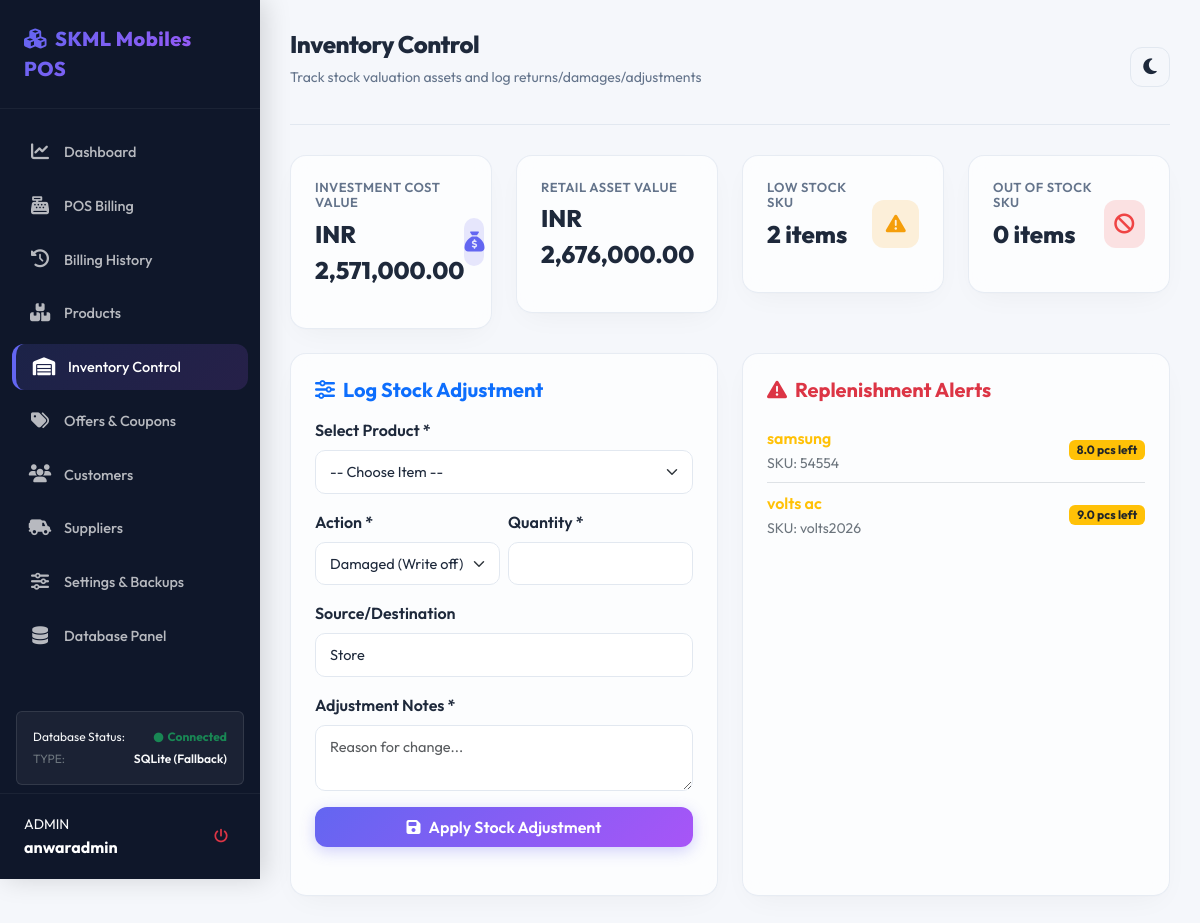
The app's page /inventory (signed in) with its own data.
### tables this page shows
CREATE TABLE users (
    id INTEGER PRIMARY KEY AUTOINCREMENT,
    username TEXT UNIQUE NOT NULL,
    password_hash TEXT NOT NULL,
    role TEXT CHECK(role IN ('Admin', 'Employee', 'Cashier')) NOT NULL,
    email TEXT,
    status TEXT DEFAULT 'active' CHECK(status IN ('active', 'inactive')),
    created_at TIMESTAMP DEFAULT CURRENT_TIMESTAMP
, full_name TEXT, phone TEXT, last_login TIMESTAMP);

CREATE TABLE products (
    id INTEGER PRIMARY KEY AUTOINCREMENT,
    name TEXT NOT NULL,
    product_id TEXT UNIQUE NOT NULL,
    barcode TEXT UNIQUE,
    qrcode TEXT UNIQUE,
    category TEXT,
    brand TEXT,
    supplier_id INTEGER,
    purchase_price REAL NOT NULL,
    mrp REAL NOT NULL,
    selling_price REAL NOT NULL,
    gst REAL DEFAULT 0.0,            -- in percentage, e.g., 18.0
    discount REAL DEFAULT 0.0,       -- product-specific percentage discount
    quantity REAL NOT NULL DEFAULT 0.0,
    unit TEXT DEFAULT 'pcs',         -- e.g., pcs, kg, ltr, box
    weight REAL,                     -- in grams/kg
    expiry_date TEXT,                -- YYYY-MM-DD
    mfg_date TEXT,                   -- YYYY-MM-DD
    description TEXT,
    image_path TEXT,
    created_at TIMESTAMP DEFAULT CURRENT_TIMESTAMP, stock_status TEXT, updated_at TIMESTAMP,
    FOREIGN KEY (supplier_id) REFERENCES suppliers(id) ON DELETE SET NULL
);

### routes/inventory.py (the view, shortened to what this page needs)
@inventory_bp.route('/inventory', methods=['GET', 'POST'])
@login_required
@role_required('Employee')
def index():
    products = Product.get_all()
    total_cost_val = sum(p.purchase_price * p.quantity for p in products)
    total_retail_val = sum(p.selling_price * p.quantity for p in products)
    low_stock_items = Product.get_low_stock(threshold=10)
    out_of_stock_items = Product.get_out_of_stock()
    return render_template(
        'inventory.html',
        products=products,
        total_cost_val=total_cost_val,
        total_retail_val=total_retail_val,
        low_stock_items=low_stock_items,
        out_of_stock_items=out_of_stock_items
    )

### database/db.py (called while the page is built)
def get_db_status():
    return DB_STATUS

def translate_query(query, is_sqlite):
    if is_sqlite:
        return query.replace('%s', '?')
    return query

def query_db(query, args=(), one=False):
    conn = get_connection()
    is_sqlite = (_CHOSEN_DB_TYPE == 'SQLite')
    query = translate_query(query, is_sqlite)
    if is_sqlite:
        cur = conn.cursor()
    else:
        cur = conn.cursor(pymysql.cursors.DictCursor)
    try:
        cur.execute(query, args)
        rv = cur.fetchall()
        cur.close()
        conn.close()
        if is_sqlite:
            res = [dict(row) for row in rv]
        else:
            res = list(rv)
        return (res[0] if res else None) if one else res
    except Exception as e:
        cur.close()
        conn.close()
        raise e

### models/product.py (called while the page is built)
    @classmethod
    def get_all(cls):
        rows = query_db("SELECT * FROM products ORDER BY id DESC")
        return [cls(**r) for r in rows]

    @classmethod
    def get_low_stock(cls, threshold=10.0):
        rows = query_db("SELECT * FROM products WHERE quantity <= %s AND quantity > 0 ORDER BY quantity ASC", (threshold,))
        return [cls(**row) for row in rows]

    @classmethod
    def get_out_of_stock(cls):
        rows = query_db("SELECT * FROM products WHERE quantity <= 0 ORDER BY id DESC")
        return [cls(**row) for row in rows]

### models/user.py (called while the page is built)
    @classmethod
    def get_by_id(cls, user_id):
        u = query_db("SELECT * FROM users WHERE id = %s", (user_id,), one=True)
        if u:
            return cls(
                id=u['id'],
                username=u['username'],
                role=u['role'],
                email=u['email'],
                status=u['status'],
                full_name=u['full_name'],
                phone=u['phone'],
                last_login=u['last_login'],
                created_at=u.get('created_at')
            )
        return None

    def has_permission(self, required_role):
        role_hierarchy = {
            'Admin': ['Admin', 'Employee', 'Cashier'],
            'Employee': ['Employee', 'Cashier'],
            'Cashier': ['Cashier']
        }
        user_allowed_roles = role_hierarchy.get(self.role, [])
        return required_role in user_allowed_roles

### templates/inventory.html (shortened to what this page needs)
{% extends "base.html" %}
{% block page_title %}Inventory Control{% endblock %}
{% block page_subtitle %}Track stock valuation assets and log returns/damages/adjustments{% endblock %}
{% block content %}
<div class="container-fluid p-0">
    <div class="row g-4 mb-4">
        <div class="col-md-3">
            <div class="glass-card stat-card">
                <div class="stat-info">
                    <h3>Investment Cost Value</h3>
                    <p>INR {{ "{:,.2f}".format(total_cost_val) }}</p>
                </div>
                <div class="stat-icon primary">
                    <i class="fas fa-sack-dollar"></i>
                </div>
            </div>
        </div>
        <div class="col-md-3">
            <div class="glass-card stat-card">
                <div class="stat-info">
                    <h3>Retail Asset Value</h3>
                    <p>INR {{ "{:,.2f}".format(total_retail_val) }}</p>
                </div>
            </div>
        </div>
        <div class="col-md-3">
            <div class="glass-card stat-card">
                <div class="stat-info">
                    <h3>Low Stock SKU</h3>
                    <p>{{ low_stock_items|length }} items</p>
                </div>
                <div class="stat-icon warning">
                    <i class="fas fa-triangle-exclamation"></i>
                </div>
            </div>
        </div>
        <div class="col-md-3">
            <div class="glass-card stat-card">
                <div class="stat-info">
                    <h3>Out of Stock SKU</h3>
                    <p>{{ out_of_stock_items|length }} items</p>
                </div>
                <div class="stat-icon danger">
                    <i class="fas fa-ban"></i>
                </div>
            </div>
        </div>
    </div>
    <div class="row g-4">
        <div class="col-md-6">
            <div class="glass-card mb-4" style="height: 100%;">
                <h5 class="fw-bold mb-3 text-primary"><i class="fas fa-sliders me-2 text-indigo"></i>Log Stock Adjustment</h5>
                <form action="{{ url_for('inventory.index') }}" method="POST">
                    <div class="mb-3">
                        <label class="form-label fw-semibold">Select Product *</label>
                        <select class="form-select" name="product_id" required>
                            <option value="">-- Choose Item --</option>
                        </select>
                    </div>
                    <div class="mb-3 row g-2">
                        <div class="col-6">
                            <label class="form-label fw-semibold">Action *</label>
                            <select class="form-select" name="action" required>
                                <option value="Damaged">Damaged (Write off)</option>
                            </select>
                        </div>
                        <div class="col-6">
                            <label class="form-label fw-semibold">Quantity *</label>
                            <input type="number" step="any" class="form-control" name="quantity" min="0.01" required>
                        </div>
                    </div>
                    <div class="mb-3">
                        <label class="form-label fw-semibold">Source/Destination</label>
                        <input type="text" class="form-control" name="source_dest" value="Store" placeholder="Store, Warehouse, Returnee">
                    </div>
                    <div class="mb-3">
                        <label class="form-label fw-semibold">Adjustment Notes *</label>
                        <textarea class="form-control" name="notes" rows="2" placeholder="Reason for change..." required></textarea>
                    </div>
                    <button type="submit" class="btn btn-premium w-100 py-2">
                        <i class="fas fa-save me-2"></i>Apply Stock Adjustment
                    </button>
                </form>
            </div>
        </div>
        <div class="col-md-6">
            <div class="glass-card" style="height: 100%;">
                <h5 class="fw-bold mb-3 text-danger"><i class="fas fa-triangle-exclamation me-2 text-danger"></i>Replenishment Alerts</h5>
                <div class="list-group list-group-flush bg-transparent">
                    {% for item in low_stock_items %}
                    <div class="list-group-item bg-transparent border-color py-2 px-0 d-flex justify-content-between align-items-center">
                        <div>
                            <span class="d-block fw-semibold text-warning">{{ item.name }}</span>
                            <small class="text-secondary">SKU: {{ item.product_id }}</small>
                        </div>
                        <span class="badge bg-warning text-dark">{{ item.quantity }} {{ item.unit }} left</span>
                    </div>
                    {% endfor %}
                </div>
            </div>
        </div>
    </div>
</div>
{% endblock %}

### templates/base.html (shortened to what this page needs)
<!DOCTYPE html>
<html lang="en" data-theme="light">
<head>
    <link href="https://cdn.jsdelivr.net/npm/bootstrap@5.3.2/dist/css/bootstrap.min.css" rel="stylesheet">
    <link href="https://cdnjs.cloudflare.com/ajax/libs/font-awesome/6.4.2/css/all.min.css" rel="stylesheet">
    <link rel="stylesheet" href="{{ url_for('static', filename='css/styles.css') }}">
</head>
<body>
    {% if session.get('user_id') %}
    <div class="sidebar">
        <div class="sidebar-header">
            <a href="{{ url_for('dashboard.index') }}" class="sidebar-brand">
                <i class="fas fa-cubes me-2"></i><span>SKML Mobiles POS</span>
            </a>
        </div>
        <ul class="sidebar-menu">
            <li class="sidebar-item">
                <a href="{{ url_for('dashboard.index') }}" class="sidebar-link {% if request.endpoint == 'dashboard.index' %}active{% endif %}">
                    <i class="fas fa-chart-line"></i><span>Dashboard</span>
                </a>
            </li>
            {% if session.get('role') in ['Cashier', 'Admin'] %}
            <li class="sidebar-item">
                <a href="{{ url_for('pos.index') }}" class="sidebar-link {% if request.endpoint == 'pos.index' %}active{% endif %}">
                    <i class="fas fa-cash-register"></i><span>POS Billing</span>
                </a>
            </li>
            {% endif %}
            {% if session.get('role') in ['Employee', 'Admin'] %}
            <li class="sidebar-item">
                <a href="{{ url_for('pos.history') }}" class="sidebar-link {% if request.endpoint == 'pos.history' %}active{% endif %}">
                    <i class="fas fa-history"></i><span>Billing History</span>
                </a>
            </li>
            {% endif %}
            {% if session.get('role') in ['Employee', 'Admin'] %}
            <li class="sidebar-item">
                <a href="{{ url_for('products.index') }}" class="sidebar-link {% if request.endpoint == 'products.index' %}active{% endif %}">
                    <i class="fas fa-boxes-stacked"></i><span>Products</span>
                </a>
            </li>
            {% endif %}
            {% if session.get('role') in ['Employee', 'Admin'] %}
            <li class="sidebar-item">
                <a href="{{ url_for('inventory.index') }}" class="sidebar-link {% if request.endpoint == 'inventory.index' %}active{% endif %}">
                    <i class="fas fa-warehouse"></i><span>Inventory Control</span>
                </a>
            </li>
            {% endif %}
            {% if session.get('role') in ['Employee', 'Admin'] %}
            <li class="sidebar-item">
                <a href="{{ url_for('offers.index') }}" class="sidebar-link {% if request.endpoint == 'offers.index' %}active{% endif %}">
                    <i class="fas fa-tags"></i><span>Offers & Coupons</span>
                </a>
            </li>
            {% endif %}
            {% if session.get('role') in ['Cashier', 'Employee', 'Admin'] %}
            <li class="sidebar-item">
                <a href="{{ url_for('customers.index') }}" class="sidebar-link {% if request.endpoint == 'customers.index' %}active{% endif %}">
                    <i class="fas fa-users"></i><span>Customers</span>
                </a>
            </li>
            {% endif %}
            {% if session.get('role') in ['Employee', 'Admin'] %}
            <li class="sidebar-item">
                <a href="{{ url_for('suppliers.index') }}" class="sidebar-link {% if request.endpoint == 'suppliers.index' %}active{% endif %}">
                    <i class="fas fa-truck-field"></i><span>Suppliers</span>
                </a>
            </li>
            {% endif %}
            {% if session.get('role') == 'Admin' %}
            <li class="sidebar-item">
                <a href="{{ url_for('settings.index') }}" class="sidebar-link {% if request.endpoint == 'settings.index' %}active{% endif %}">
                    <i class="fas fa-sliders"></i><span>Settings & Backups</span>
                </a>
            </li>
            <li class="sidebar-item">
                <a href="{{ url_for('db_management.index') }}" class="sidebar-link {% if request.endpoint == 'db_management.index' %}active{% endif %}">
                    <i class="fas fa-database"></i><span>Database Panel</span>
                </a>
            </li>
            {% endif %}
        </ul>
        <div class="p-3 mx-3 my-2 rounded text-light" style="background: rgba(255, 255, 255, 0.05); border: 1px solid rgba(255, 255, 255, 0.1); font-size: 0.75rem;">
            <div class="d-flex justify-content-between align-items-center mb-1">
                <span>Database Status:</span>
                {% if sidebar_db_status and sidebar_db_status.status == 'Connected' %}
                    <span class="text-success fw-bold"><i class="fas fa-circle me-1" style="font-size: 0.6rem;"></i>Connected</span>
                {% else %}
                    <span class="text-danger fw-bold"><i class="fas fa-circle me-1" style="font-size: 0.6rem;"></i>Disconnected</span>
                {% endif %}
            </div>
            <div class="d-flex justify-content-between">
                <span class="text-secondary text-uppercase fs-9">Type:</span>
                <span class="fw-semibold text-truncate" style="max-width: 100px;">{{ sidebar_db_status.db_type if sidebar_db_status else 'Unknown' }}</span>
            </div>
        </div>
        <div class="sidebar-footer">
            <div class="d-flex align-items-center justify-content-between">
                <div class="me-2">
                    <small class="d-block text-light text-uppercase fs-8">{{ session.get('role') }}</small>
                    <span class="fw-bold fs-7">{{ session.get('username') }}</span>
                </div>
                <a href="{{ url_for('auth.logout') }}" class="btn btn-sm btn-outline-danger border-0">
                    <i class="fas fa-power-off"></i>
                </a>
            </div>
        </div>
    </div>
    {% endif %}
    <div class="main-content" style="{% if not session.get('user_id') %}margin-left: 0; padding: 0;{% endif %}">
        {% if session.get('user_id') %}
        <div class="top-bar">
            <div class="page-title">
                <h1>{% block page_title %}Store Control Panel{% endblock %}</h1>
                <p>{% block page_subtitle %}Manage stock entries, sales invoices, and metrics{% endblock %}</p>
            </div>
            <div class="top-bar-actions">
                <button class="btn btn-theme" id="theme-toggle" title="Toggle Theme mode (Dark/Light)">
                    <i class="fas fa-moon"></i>
                </button>
            </div>
        </div>
        {% endif %}
        <div id="notification-toast-container" class="position-fixed top-0 end-0 p-3" style="z-index: 1050;"></div>
        {% block content %}{% endblock %}
    </div>
</body>
</html>

### records on screen
users: get "ADMIN", get "anwaradmin"
products: name "samsung", product_id "54554", quantity "8.0", unit "pcs"
products: name "volts ac", product_id "volts2026", quantity "9.0", unit "pcs"

### other values on screen
{{ sidebar_db_status.db_type if sidebar_db_status else 'Unknown' }} "SQLite (Fallback)"
{{ "{:,.2f}".format(total_cost_val) }} "2,571,000.00"
{{ "{:,.2f}".format(total_retail_val) }} "2,676,000.00"
{{ low_stock_items|length }} "2"
{{ out_of_stock_items|length }} "0"
